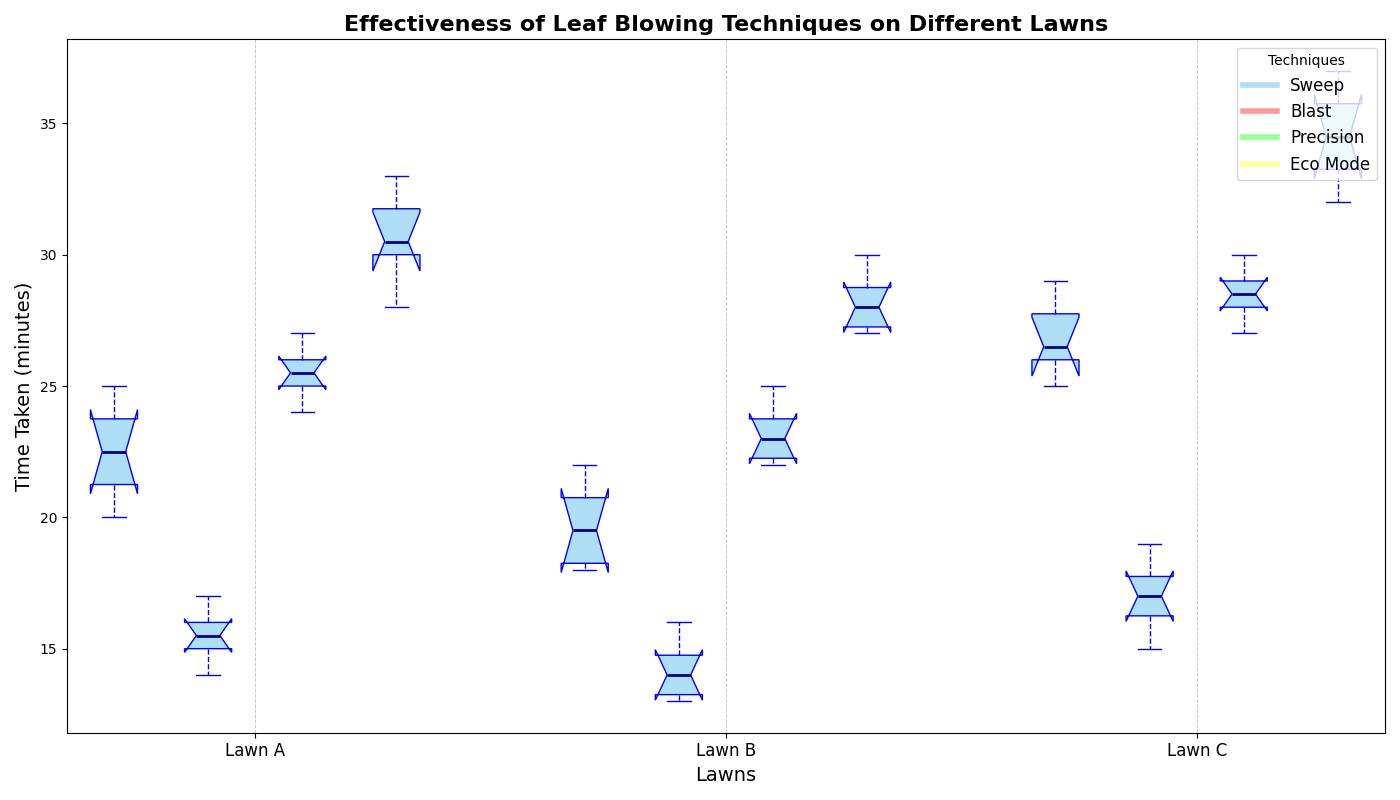

Write the Python code that produced this figure.
import matplotlib.pyplot as plt
import numpy as np

# Backstory: Different Leaf Blowing Techniques
# Context: Comparing the effectiveness of various leaf blowing techniques on clearing leaves from a lawn.
# The techniques include 'Sweep', 'Blast', 'Precision', and 'Eco Mode'.

techniques = ['Sweep', 'Blast', 'Precision', 'Eco Mode']
lawns = ['Lawn A', 'Lawn B', 'Lawn C']

# Artificial Data: Time taken (in minutes) to clear leaves using each technique on different lawns.
sweep_data = [
    [20, 22, 23, 21, 24, 25],     # Lawn A
    [18, 20, 18, 21, 19, 22],     # Lawn B
    [25, 27, 26, 28, 26, 29]      # Lawn C
]

blast_data = [
    [15, 16, 14, 17, 15, 16],     # Lawn A
    [14, 13, 15, 14, 13, 16],     # Lawn B
    [17, 16, 18, 17, 15, 19]      # Lawn C
]

precision_data = [
    [25, 26, 24, 27, 25, 26],     # Lawn A
    [23, 22, 24, 23, 22, 25],     # Lawn B
    [28, 29, 27, 30, 28, 29]      # Lawn C
]

eco_mode_data = [
    [30, 32, 28, 31, 30, 33],     # Lawn A
    [28, 27, 29, 28, 27, 30],     # Lawn B
    [35, 34, 32, 36, 33, 37]      # Lawn C
]

# Consolidate data into a list for boxplot (Sweep, Blast, Precision, Eco Mode for each lawn)
box_data = [
    sweep_data[0], blast_data[0], precision_data[0], eco_mode_data[0],  # Lawn A
    sweep_data[1], blast_data[1], precision_data[1], eco_mode_data[1],  # Lawn B
    sweep_data[2], blast_data[2], precision_data[2], eco_mode_data[2]   # Lawn C
]

# Positions for the box plots to prevent overlapping
positions = [1, 2, 3, 4, 6, 7, 8, 9, 11, 12, 13, 14]

# Create the figure and axis for the plot
fig, ax = plt.subplots(figsize=(14, 8))

# Box plot with customization for aesthetics
boxprops = dict(facecolor='#AEDFF7', color='blue')
whiskerprops = dict(color='blue', linestyle='--')
capprops = dict(color='blue')
flierprops = dict(markerfacecolor='red', marker='o', markersize=8, linestyle='none')
medianprops = dict(color='darkblue', linewidth=2)

ax.boxplot(box_data, positions=positions, patch_artist=True, notch=True,
           boxprops=boxprops, whiskerprops=whiskerprops,
           capprops=capprops, flierprops=flierprops,
           medianprops=medianprops)

# Customize the x-axis to reflect techniques for each lawn
ax.set_xticks([2.5, 7.5, 12.5])
ax.set_xticklabels(lawns, fontsize=12)
ax.set_xlabel("Lawns", fontsize=14)
ax.set_ylabel("Time Taken (minutes)", fontsize=14)

# Add a title and grid for clarity
plt.title("Effectiveness of Leaf Blowing Techniques on Different Lawns", fontsize=16, fontweight='bold')
ax.xaxis.grid(True, linestyle='--', linewidth=0.7, alpha=0.7)

# Add legend indicating leaf blowing techniques
colors = ['#AEDFF7', '#FF9999', '#99FF99', '#FFFF99']
patches = [plt.Line2D([0], [0], color=color, lw=4) for color in colors]
plt.legend(patches, techniques, loc='upper right', fontsize=12, title="Techniques")

# Automatically adjust the layout to prevent overlap
plt.tight_layout()

# Display the plot
plt.show()
